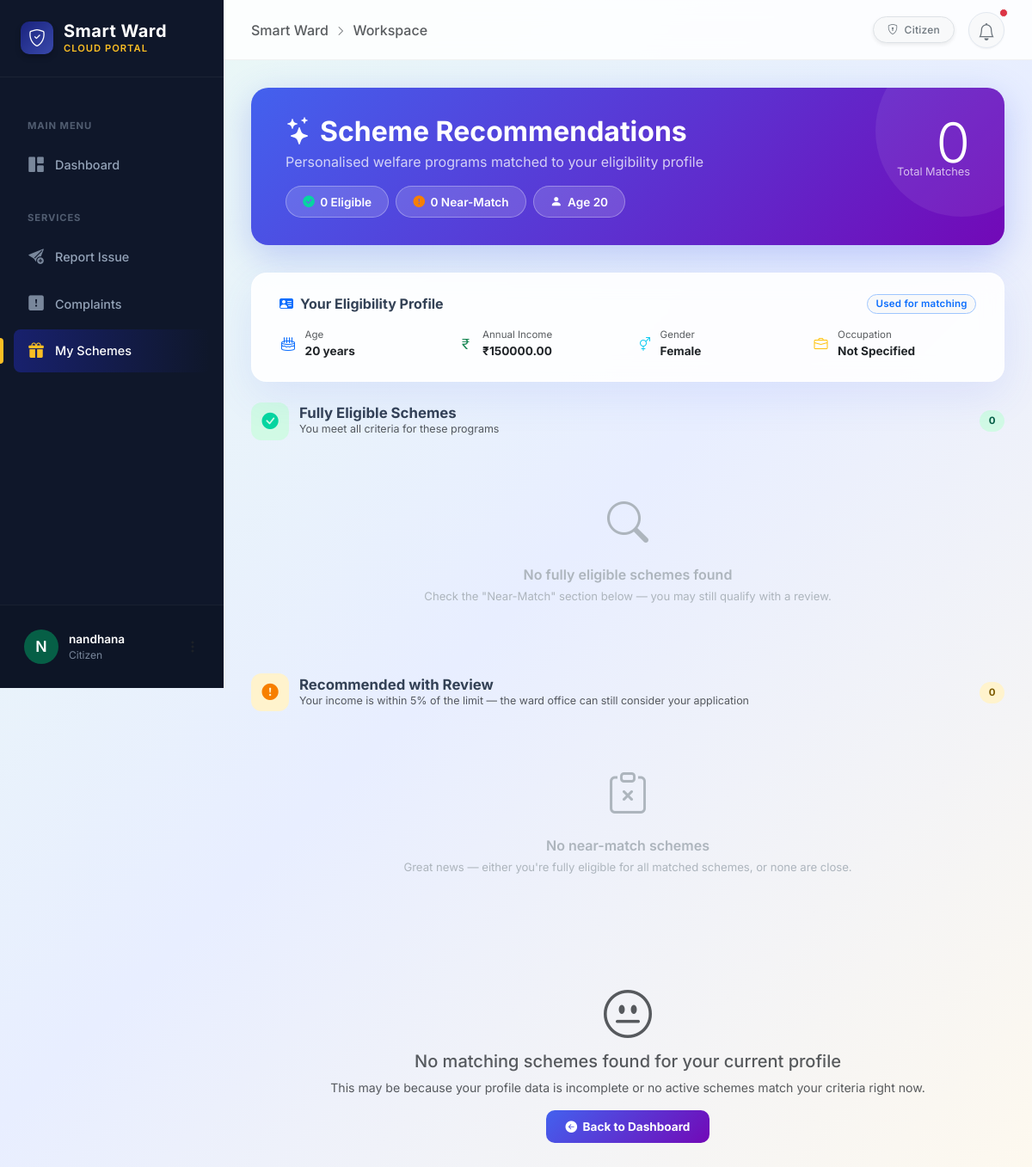
The app's page /schemes/match/ (signed in), older data.
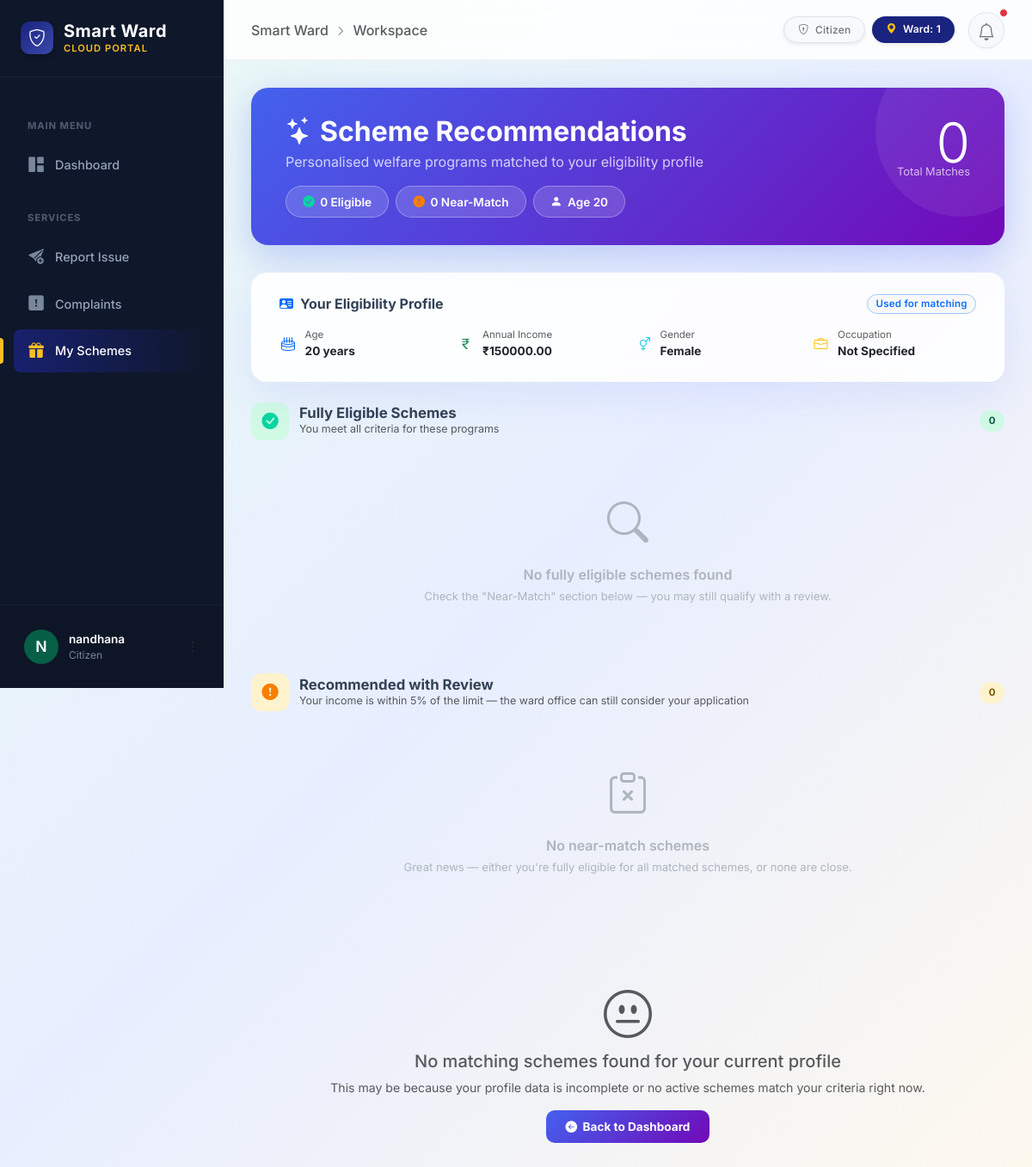
The same page, newer data.
### accounts/models.py (models this page shows, shortened)
class User(AbstractUser):
    ROLE_CHOICES = (
        ('citizen', 'Citizen'),
        ('ward_member', 'Ward Member'),
        ('field_worker', 'Field Worker'),
        ('panchayath_admin', 'Panchayath Admin'),
    )
    role = models.CharField(max_length=20, choices=ROLE_CHOICES, default='citizen')
    phone_number = models.CharField(max_length=15, unique=True, null=True, blank=True)
    ward = models.ForeignKey(Ward, on_delete=models.SET_NULL, null=True, blank=True)
    address = models.TextField(blank=True, null=True)
    latitude = models.DecimalField(max_digits=9, decimal_places=6, null=True, blank=True)
    longitude = models.DecimalField(max_digits=9, decimal_places=6, null=True, blank=True)

class Ward(models.Model):
    ward_number = models.PositiveIntegerField(unique=True)
    ward_name = models.CharField(max_length=100)
    description = models.TextField(blank=True, null=True)

### schemes/views.py (the view, shortened to what this page needs)
# urls.py: path('match/', views.match_schemes, name='match_schemes'),
@login_required
def match_schemes(request):
    user = request.user
    try:
        profile = CitizenProfile.objects.get(user=user)
    except CitizenProfile.DoesNotExist:
        messages.warning(
            request,
            'Please complete your citizen profile before viewing scheme recommendations.'
        )
        return render(request, 'schemes/no_profile.html')
    user_age = _calculate_age(profile.date_of_birth)
    eligible, near_match = run_matching_engine(profile, user_age)
    context = {
        'profile':          profile,
        'user_age':         user_age,
        'eligible':         eligible,
        'near_match':       near_match,
        'eligible_count':   len(eligible),
        'near_match_count': len(near_match),
        'total_count':      len(eligible) + len(near_match),
        'near_match_pct':   int(NEAR_MATCH_MARGIN * 100),
    }
    return render(request, 'schemes/eligible_schemes.html', context)

### schemes/views.py (called while the page is built, shortened)
def _calculate_age(date_of_birth):
    today = date.today()
    return (
        today.year - date_of_birth.year
        - ((today.month, today.day) < (date_of_birth.month, date_of_birth.day))
    )

def _build_base_queryset(user_age, user_gender):
    return Scheme.objects.filter(
        is_active=True,
        min_age__lte=user_age,
        max_age__gte=user_age,
    ).filter(
        Q(gender_target='A') | Q(gender_target=user_gender)
    )

def run_matching_engine(profile, user_age):
    eligible    = []
    near_match  = []
    user_income     = profile.annual_income or Decimal('0')
    user_gender     = profile.gender or 'A'
    user_occupation = profile.occupation or ''
    candidate_schemes = _build_base_queryset(user_age, user_gender)
    return eligible, near_match

### templates/schemes/eligible_schemes.html (shortened to what the changed rows need)
{% extends 'base.html' %}
{% block content %}
<div class="rec-hero">
    <div class="d-flex justify-content-between align-items-start flex-wrap gap-3">
        <div>
            <h2 class="fw-bold mb-1"><i class="bi bi-stars me-2"></i>Scheme Recommendations</h2>
        </div>
    </div>
</div>
{% endblock %}

### templates/base.html (shortened to what the changed rows need)
<!DOCTYPE html>
<html lang="en">
<head>
    <link href="https://cdn.jsdelivr.net/npm/bootstrap@5.3.2/dist/css/bootstrap.min.css" rel="stylesheet">
    <link rel="stylesheet" href="https://cdn.jsdelivr.net/npm/bootstrap-icons@1.11.1/font/bootstrap-icons.css">
</head>
<body>
    <aside class="sidebar-wrapper" id="sidebar">
        <div class="sidebar-user">
            <div class="dropdown">
                <a href="#" class="user-profile-box" data-bs-toggle="dropdown" aria-expanded="false">
                    <div class="user-avatar">
                        {{ user.username|make_list|first|upper }}
                    </div>
                    <div class="user-info">
                        <p class="user-name">{{ user.username }}</p>
                        <p class="user-role">{{ user.get_role_display }}</p>
                    </div>
                    <i class="bi bi-three-dots-vertical ms-auto text-muted"></i>
                </a>
            </div>
        </div>
    </aside>
    <main class="main-wrapper">
        <nav class="top-navbar">
            <div class="d-flex align-items-center gap-3">
                <div class="d-none d-md-flex gap-2">
                    <span class="badge text-bg-light border px-3 py-2 text-secondary fw-medium shadow-sm">
                        <i class="bi bi-shield-lock me-1"></i> {{ user.get_role_display }}
                    </span>
                    {% if user.ward %}
                    <span class="badge text-bg-primary px-3 py-2 shadow-sm rounded-pill"
                        style="background-color: var(--brand-primary) !important;">
                        <i class="bi bi-geo-alt-fill me-1 text-warning"></i> Ward: {{ user.ward.ward_number }}
                    </span>
                    {% endif %}
                </div>
            </div>
        </nav>
        <div class="content-area">
            {% block content %}
            {% endblock %}
        </div>
    </main>
</body>
</html>

Row changes from the older to the newer data that the page shows:
changed User "nandhana": ward_id empty → 1 (drawn); ward.ward_number (not shown) → "1"
Text that changed along with them:
text now shown: "Ward:"
